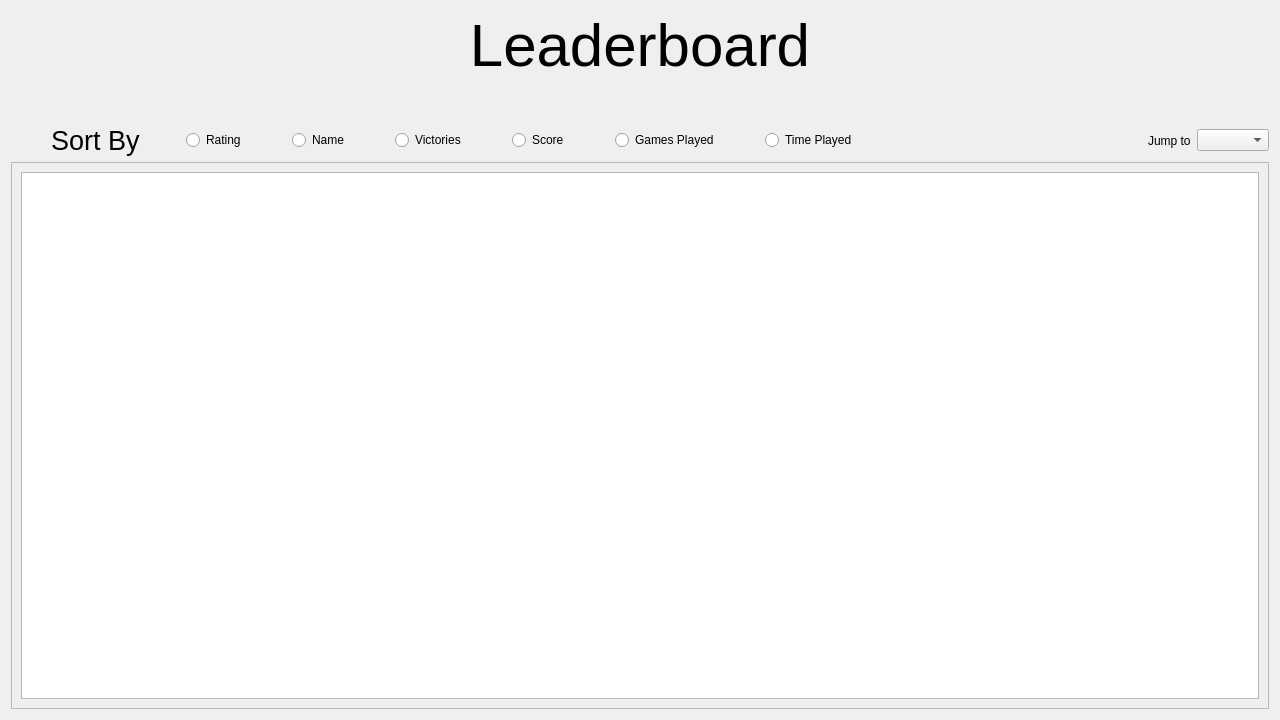
<?xml version="1.0" encoding="UTF-8"?>
<ui version="4.0">
 <class>Form</class>
 <widget class="QWidget" name="Form">
  <property name="geometry">
   <rect>
    <x>0</x>
    <y>0</y>
    <width>1280</width>
    <height>720</height>
   </rect>
  </property>
  <property name="windowTitle">
   <string>Form</string>
  </property>
  <layout class="QVBoxLayout" name="verticalLayout">
   <item>
    <widget class="QLabel" name="label_3">
     <property name="font">
      <font>
       <pointsize>45</pointsize>
      </font>
     </property>
     <property name="text">
      <string>Leaderboard</string>
     </property>
     <property name="alignment">
      <set>Qt::AlignCenter</set>
     </property>
    </widget>
   </item>
   <item>
    <spacer name="verticalSpacer">
     <property name="orientation">
      <enum>Qt::Vertical</enum>
     </property>
     <property name="sizeType">
      <enum>QSizePolicy::Preferred</enum>
     </property>
     <property name="sizeHint" stdset="0">
      <size>
       <width>20</width>
       <height>40</height>
      </size>
     </property>
    </spacer>
   </item>
   <item>
    <layout class="QHBoxLayout" name="horizontalLayout">
     <item>
      <spacer name="horizontalSpacer_5">
       <property name="orientation">
        <enum>Qt::Horizontal</enum>
       </property>
       <property name="sizeType">
        <enum>QSizePolicy::Preferred</enum>
       </property>
       <property name="sizeHint" stdset="0">
        <size>
         <width>40</width>
         <height>20</height>
        </size>
       </property>
      </spacer>
     </item>
     <item>
      <widget class="QLabel" name="label">
       <property name="font">
        <font>
         <pointsize>20</pointsize>
        </font>
       </property>
       <property name="text">
        <string>Sort By</string>
       </property>
      </widget>
     </item>
     <item>
      <spacer name="horizontalSpacer">
       <property name="orientation">
        <enum>Qt::Horizontal</enum>
       </property>
       <property name="sizeType">
        <enum>QSizePolicy::Preferred</enum>
       </property>
       <property name="sizeHint" stdset="0">
        <size>
         <width>40</width>
         <height>20</height>
        </size>
       </property>
      </spacer>
     </item>
     <item>
      <widget class="QRadioButton" name="rbRating">
       <property name="text">
        <string>Rating</string>
       </property>
      </widget>
     </item>
     <item>
      <spacer name="horizontalSpacer_4">
       <property name="orientation">
        <enum>Qt::Horizontal</enum>
       </property>
       <property name="sizeType">
        <enum>QSizePolicy::Preferred</enum>
       </property>
       <property name="sizeHint" stdset="0">
        <size>
         <width>40</width>
         <height>20</height>
        </size>
       </property>
      </spacer>
     </item>
     <item>
      <widget class="QRadioButton" name="rbName">
       <property name="text">
        <string>Name</string>
       </property>
      </widget>
     </item>
     <item>
      <spacer name="horizontalSpacer_6">
       <property name="orientation">
        <enum>Qt::Horizontal</enum>
       </property>
       <property name="sizeType">
        <enum>QSizePolicy::Preferred</enum>
       </property>
       <property name="sizeHint" stdset="0">
        <size>
         <width>40</width>
         <height>20</height>
        </size>
       </property>
      </spacer>
     </item>
     <item>
      <widget class="QRadioButton" name="rbVictories">
       <property name="text">
        <string>Victories</string>
       </property>
      </widget>
     </item>
     <item>
      <spacer name="horizontalSpacer_10">
       <property name="orientation">
        <enum>Qt::Horizontal</enum>
       </property>
       <property name="sizeType">
        <enum>QSizePolicy::Preferred</enum>
       </property>
       <property name="sizeHint" stdset="0">
        <size>
         <width>40</width>
         <height>20</height>
        </size>
       </property>
      </spacer>
     </item>
     <item>
      <widget class="QRadioButton" name="rbScore">
       <property name="text">
        <string>Score</string>
       </property>
      </widget>
     </item>
     <item>
      <spacer name="horizontalSpacer_2">
       <property name="orientation">
        <enum>Qt::Horizontal</enum>
       </property>
       <property name="sizeType">
        <enum>QSizePolicy::Preferred</enum>
       </property>
       <property name="sizeHint" stdset="0">
        <size>
         <width>40</width>
         <height>20</height>
        </size>
       </property>
      </spacer>
     </item>
     <item>
      <widget class="QRadioButton" name="rbGamesPlayed">
       <property name="text">
        <string>Games Played</string>
       </property>
      </widget>
     </item>
     <item>
      <spacer name="horizontalSpacer_3">
       <property name="orientation">
        <enum>Qt::Horizontal</enum>
       </property>
       <property name="sizeType">
        <enum>QSizePolicy::Preferred</enum>
       </property>
       <property name="sizeHint" stdset="0">
        <size>
         <width>40</width>
         <height>20</height>
        </size>
       </property>
      </spacer>
     </item>
     <item>
      <widget class="QRadioButton" name="rbTimePlayed">
       <property name="text">
        <string>Time Played</string>
       </property>
      </widget>
     </item>
     <item>
      <spacer name="horizontalSpacer_9">
       <property name="orientation">
        <enum>Qt::Horizontal</enum>
       </property>
       <property name="sizeHint" stdset="0">
        <size>
         <width>40</width>
         <height>20</height>
        </size>
       </property>
      </spacer>
     </item>
     <item>
      <spacer name="horizontalSpacer_8">
       <property name="orientation">
        <enum>Qt::Horizontal</enum>
       </property>
       <property name="sizeHint" stdset="0">
        <size>
         <width>40</width>
         <height>20</height>
        </size>
       </property>
      </spacer>
     </item>
     <item>
      <spacer name="horizontalSpacer_7">
       <property name="orientation">
        <enum>Qt::Horizontal</enum>
       </property>
       <property name="sizeHint" stdset="0">
        <size>
         <width>40</width>
         <height>20</height>
        </size>
       </property>
      </spacer>
     </item>
     <item>
      <widget class="QLabel" name="label_4">
       <property name="text">
        <string>Jump to</string>
       </property>
      </widget>
     </item>
     <item>
      <widget class="QComboBox" name="comboBox"/>
     </item>
    </layout>
   </item>
   <item>
    <widget class="QScrollArea" name="scrollArea">
     <property name="sizePolicy">
      <sizepolicy hsizetype="Expanding" vsizetype="Expanding">
       <horstretch>0</horstretch>
       <verstretch>0</verstretch>
      </sizepolicy>
     </property>
     <property name="widgetResizable">
      <bool>true</bool>
     </property>
     <widget class="QWidget" name="scrollAreaWidgetContents">
      <property name="geometry">
       <rect>
        <x>0</x>
        <y>0</y>
        <width>1260</width>
        <height>540</height>
       </rect>
      </property>
      <layout class="QVBoxLayout" name="verticalLayout_2">
       <item>
        <widget class="QListWidget" name="listWidget"/>
       </item>
      </layout>
     </widget>
    </widget>
   </item>
  </layout>
 </widget>
 <tabstops>
  <tabstop>rbName</tabstop>
  <tabstop>rbVictories</tabstop>
  <tabstop>rbScore</tabstop>
  <tabstop>rbGamesPlayed</tabstop>
  <tabstop>rbTimePlayed</tabstop>
  <tabstop>comboBox</tabstop>
  <tabstop>listWidget</tabstop>
  <tabstop>scrollArea</tabstop>
 </tabstops>
 <resources/>
 <connections/>
</ui>
